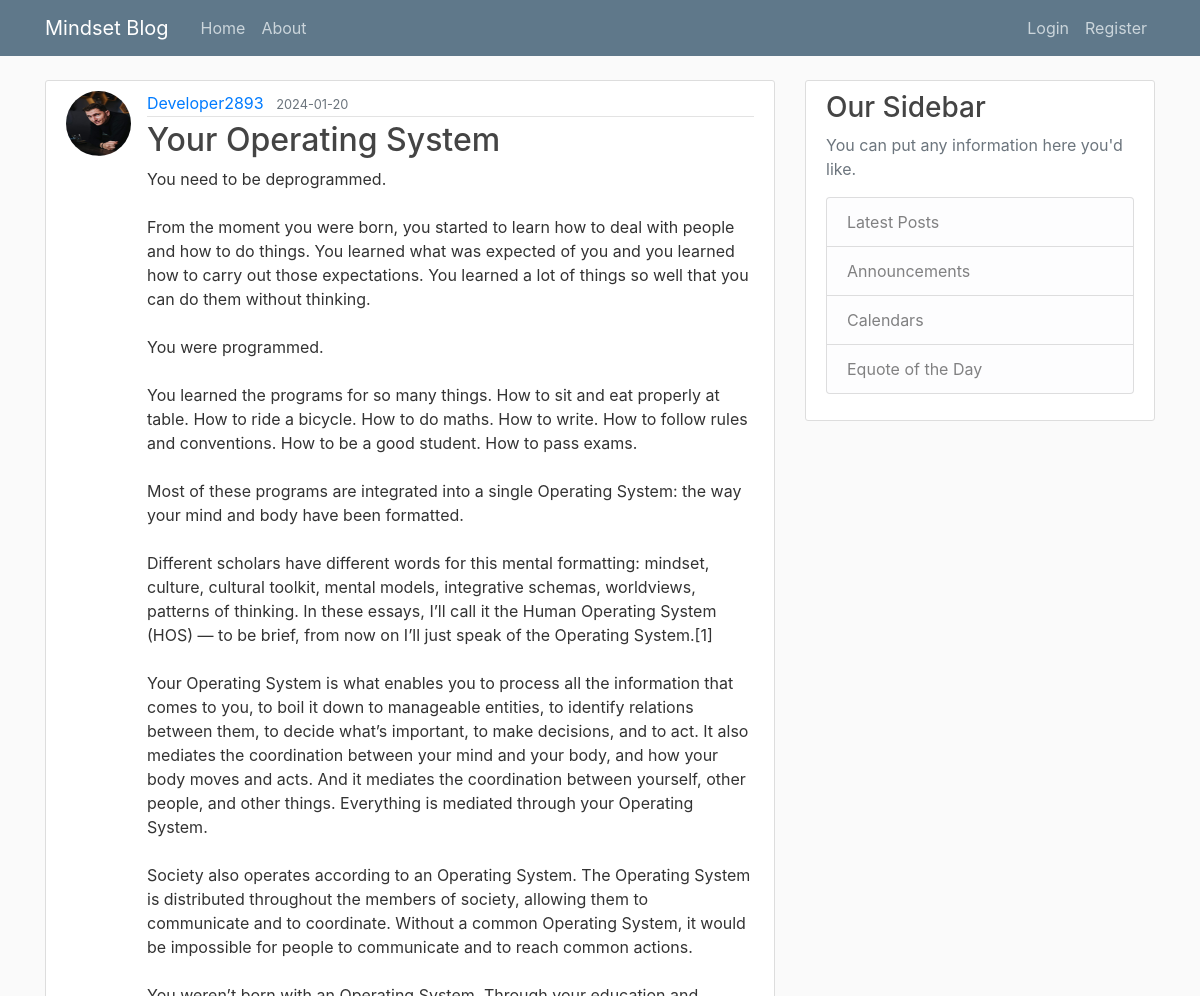
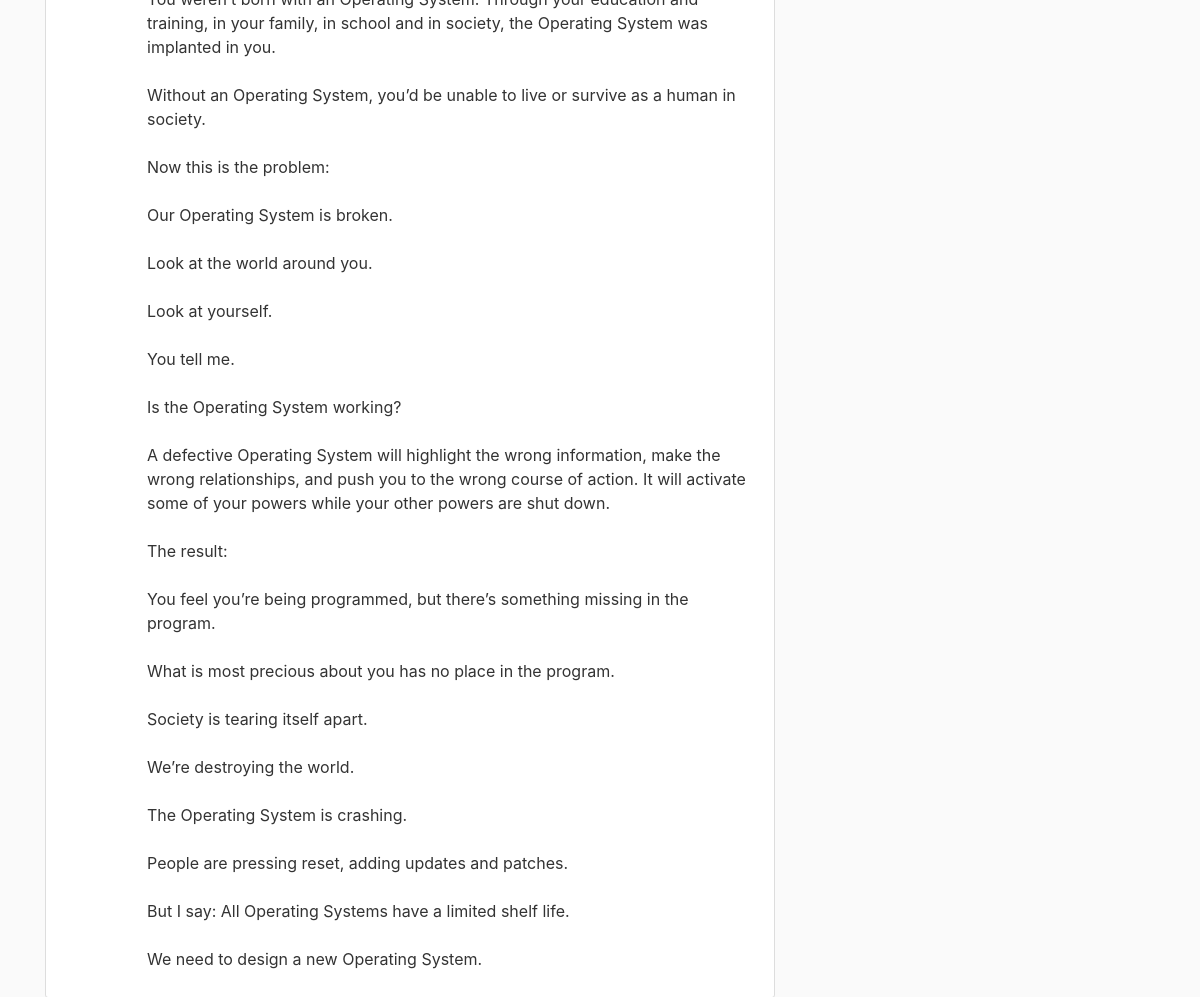
The page /post/5 on the database its author committed (2 pictures, top to bottom).
### blog/models.py (models this page shows, shortened)
class User(db.Model, UserMixin):
    id = db.Column(db.Integer, primary_key=True)
    username = db.Column(db.String(20), unique=True, nullable=False)
    email = db.Column(db.String(120), unique=True, nullable=False)
    image_file = db.Column(db.String(20), nullable=False, default='default.jpg')
    password = db.Column(db.String(60), nullable=False)
    posts = db.relationship('Post', backref='author', lazy=True)

class Post(db.Model):
    id = db.Column(db.Integer, primary_key=True)
    title = db.Column(db.String(100), nullable=False)
    date_posted = db.Column(db.DateTime, nullable=False, default=datetime.utcnow)
    content = db.Column(db.Text, nullable=False)
    user_id = db.Column(db.Integer, db.ForeignKey('user.id'), nullable=False)

### blog/routes.py (the view)
@app.route("/post/<int:post_id>")
def post(post_id):
    post = Post.query.get_or_404(post_id)
    return render_template('post.html', title=post.title, post=post)

### blog/templates/post.html (shortened to what this page needs)
{% extends "layout.html" %}
{% block content %}
  <article class="media content-section">
    <img class="rounded-circle article-img" src="{{ url_for('static', filename='profile_pics/' + post.author.image_file) }}">
    <div class="media-body">
      <div class="article-metadata">
        <a class="mr-2" href="{{ url_for('user_posts', username=post.author.username) }}">{{ post.author.username }}</a>
        <small class="text-muted">{{ post.date_posted.strftime('%Y-%m-%d') }}</small>
      </div>
      <h2 class="article-title">{{ post.title }}</h2>
      <p class="article-content">{{ post.content }}</p>
    </div>
  </article>
{% endblock content %}

### blog/static/main.css (style rules this page uses)
body { background: #fafafa; color: #333333; margin-top: 5rem; }
h1, h2, h3, h4, h5, h6 { color: #444444; }
.content-section { background: #ffffff; padding: 10px 20px; border: 1px solid #dddddd; border-radius: 3px; margin-bottom: 20px; }
.article-title { color: #444444; }
.article-content { white-space: pre-line; }
.article-img { height: 65px; width: 65px; margin-right: 16px; }
.article-metadata { padding-bottom: 1px; margin-bottom: 4px; border-bottom: 1px solid #e3e3e3 }

### rows shown on the page
User: image_file (picture), author.username "Developer2893"
Post: date_posted "2024-01-20", title "Your Operating System", content "You need to be deprogrammed. From the moment you were born, you started to learn how to deal with people and how to do things. You learned what was expected of you and you learned how to carry out those expectations. You learned a lot of things so well that you can do them without thinking. You were programmed. You learned the programs for so many things. How to sit and eat properly at table. How to ride a bicycle. How to do maths. How to write. How to follow rules and conventions. How to be a good student. How to pass exams. Most of these programs are integrated into a single Operating System: the way your mind and body have been formatted. Different scholars have different words for this…"
